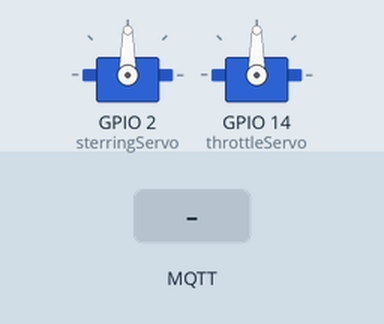
This sketch was run on a simulated ESP8266 (NodeMCU). Shown: 2 × servo. The inputs (shaded band) are chosen by the test bench. WiFi joins after 1.5 s; servers stay silent unless stated; no MQTT or app messages arrive unless stated; what the sketch prints to the serial monitor is not drawn.

Above: at 6.7 s.
6.8 s: MQTT message "servo/sterring" arrives on the first subscribed topic
At 7.2 s:
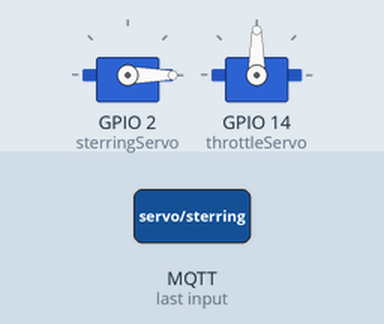
8.3 s: MQTT message "200" arrives on the first subscribed topic
At 9.5 s:
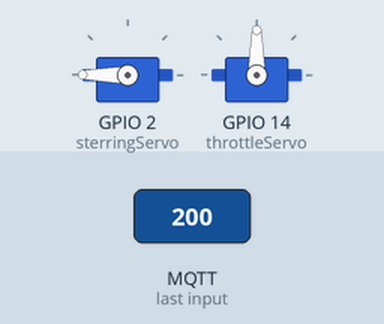
9.8 s: MQTT message "5" arrives on the second subscribed topic
At 10.7 s:
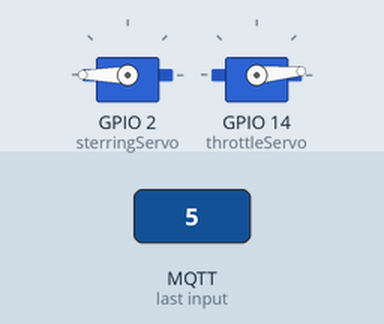
11.3 s: MQTT message "90" arrives on the first subscribed topic
At 11.9 s:
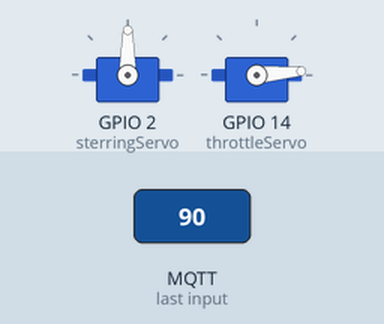
12.8 s: MQTT message "1" arrives on the first subscribed topic
At 14.0 s:
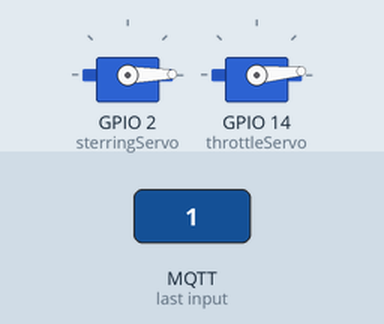
14.3 s: MQTT message "200" arrives on the second subscribed topic
At 15.3 s:
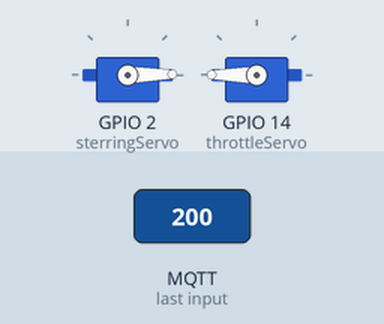
Timing chart, 0 to 16.8 s (numbered marks = the images above; inputs shaded):
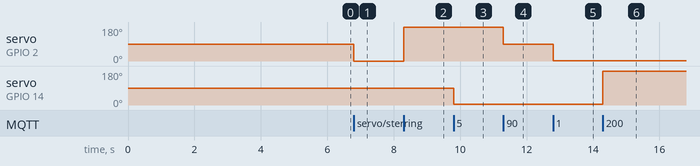

Measured:
- after the input at 6.8 s, servo on GPIO 2 (sterringServo): 90° → 0° at once
- after the input at 8.3 s, servo on GPIO 2 (sterringServo): 0° → 180° at once
- after the input at 9.8 s, servo on GPIO 14 (throttleServo): 90° → 5° at once
- after the input at 11.3 s, servo on GPIO 2 (sterringServo): 180° → 90° at once
- after the input at 12.8 s, servo on GPIO 2 (sterringServo): 90° → 1° at once
- after the input at 14.3 s, servo on GPIO 14 (throttleServo): 5° → 180° at once

The sketch:

mqtt_servo_controller.ino
```cpp
// LIBRARIES
// ==========================
#include <ESP8266WiFi.h>
#include <PubSubClient.h>
#include <Servo.h>
// ==========================

// CONSTANTS
// ==========================
const char* ssid = "WLAN_PI";
const char* password = "";
const char* mqtt_server = "192.168.10.1";
// ==========================

// Initialize variables
Servo sterringServo;
Servo throttleServo;
WiFiClient espClient;
PubSubClient client(espClient);
long lastMsg = 0;
char msg[50];
int value = 0;

// Arduino setup function
void setup() {
  // Attach sterring servo to D4 pin
  sterringServo.attach(2);
  delay(1000);
  // Initialize servo degrees
  sterringServo.write(90);
  // Attach throttle servo to D5 pin
  throttleServo.attach(14);
  delay(1000);
  // Initialize servo degrees
  throttleServo.write(90);
  delay(2000);
  // Initialize serial for monitoring
  Serial.begin(115200);
  // Setup wifi
  setup_wifi();
  // Setup mqtt client
  client.setServer(mqtt_server, 1883);
  client.setCallback(callback);
}

void setup_wifi() {
  delay(10);
  Serial.print("\nConnecting to ");
  Serial.println(ssid);

  WiFi.begin(ssid, password);

  while (WiFi.status() != WL_CONNECTED) {
    delay(500);
    Serial.print(".");
  }

  Serial.println("");
  Serial.println("WiFi connected");
  Serial.println("IP address: ");
  Serial.println(WiFi.localIP());
}

// MQTT callback function
void callback(char* topic, byte* payload, unsigned int length) {
  int degrees = 0;
  for (int i = 0; i < length; i++) {
    degrees += pow(10, length-1-i)*(String((char) payload[i]).toInt());
  }
  Serial.println(degrees);
  if (strcmp(topic, "servo/sterring") == 0){
    sterringServo.write(degrees);
  }
  if (strcmp(topic, "servo/throttle") == 0){
    throttleServo.write(degrees);
  }

}

// MQTT reconnect function
void reconnect() {
  while (!client.connected()) {
    if (client.connect("ESP8266Client", "josh", "")) {
      Serial.println("connected");
      client.subscribe("servo/sterring");
      client.subscribe("servo/throttle");
    } else {
      delay(5000);
    }
  }
}

// Arduino loop function
void loop() {
  if (!client.connected()) {
    reconnect();
  }
  client.loop();
}
```
